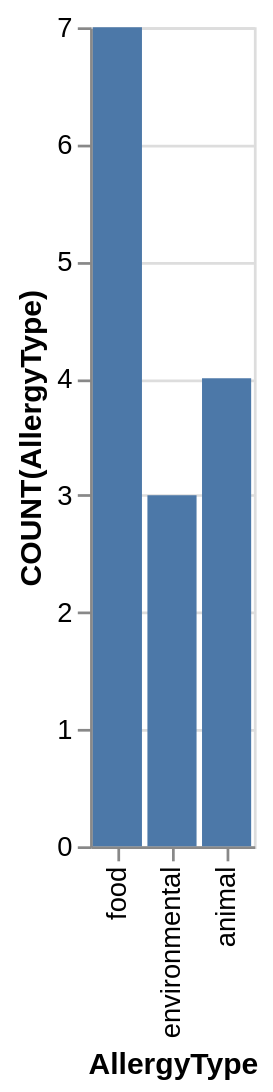

Express this chart as Vega-Lite.
### Vega-Lite specification from a JSON file in a GitHub repository (floating-point values rounded to 4 significant figures)
{"data": {"values": [{"x_data": "food", "y_data": 7}, {"x_data": "environmental", "y_data": 3}, {"x_data": "animal", "y_data": 4}]}, "mark": "bar", "encoding": {"x": {"field": "x_data", "type": "nominal", "title": "AllergyType", "sort": "descending"}, "y": {"field": "y_data", "type": "quantitative", "title": "COUNT(AllergyType)"}}}
